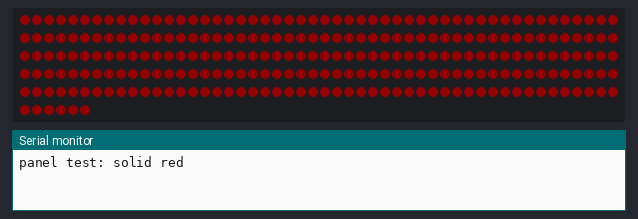
Recording of a sketch running on a simulated ESP32. Shown: 256 RGB LEDs in strip order, left to right, continuing on the next row, the last lines printed to the serial monitor. Dim RGB values are drawn brighter than linear.

Above: at 0.1 s.
At 1.1 s:
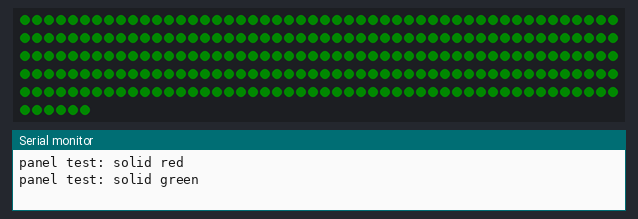
At 2.1 s:
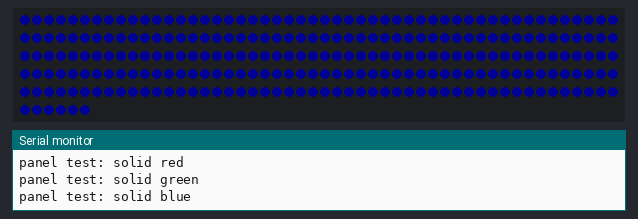

The sketch:

totem_panel_test.ino
```cpp
// Totem one-panel wiring test.
//
// Lights a single 16x16 WS2812B panel wired to the HUB75 header's R1 pin, so
// the wiring can be checked before the real totem sketch (Bluetooth, Whoop,
// secrets.h) is involved. Standalone: needs only FastLED.
//
// What you should see, on a loop:
//   1. The whole panel red, then green, then blue, one second each.
//      Wrong colours (red shows green) means the panel isn't GRB order.
//   2. One white dot walking through all 256 LEDs in wiring order.
//      Where it starts and whether rows zigzag sets the PANEL_* flags in
//      totem/totem_config.h.
// The serial log names each step (python3 tools/serial_monitor.py).
//
// Dim and capped at 0.5 A on purpose, so it's safe powered from a laptop's
// USB port through the board's USB-C input, with no battery.

#include <FastLED.h>

#define LED_PIN    5     // HUB75 header pin 1 (R1), same as totem/totem_config.h
#define NUM_LEDS   256   // one 16x16 panel
#define BRIGHTNESS 20    // of 255
#define MAX_MA     500

CRGB leds[NUM_LEDS];

void setup() {
  Serial.begin(115200);
  Serial.setTxTimeoutMs(0);   // don't block when nothing reads the port
  FastLED.addLeds<WS2812B, LED_PIN, GRB>(leds, NUM_LEDS);
  FastLED.setBrightness(BRIGHTNESS);
  FastLED.setMaxPowerInVoltsAndMilliamps(5, MAX_MA);
}

void loop() {
  const CRGB colors[] = {CRGB::Red, CRGB::Green, CRGB::Blue};
  const char *names[] = {"red", "green", "blue"};
  for (int k = 0; k < 3; k++) {
    Serial.printf("panel test: solid %s\n", names[k]);
    fill_solid(leds, NUM_LEDS, colors[k]);
    FastLED.show();
    delay(1000);
  }
  Serial.println("panel test: walking dot, LED 0 to 255");
  for (int i = 0; i < NUM_LEDS; i++) {
    FastLED.clear();
    leds[i] = CRGB::White;
    FastLED.show();
    if (i % 16 == 0) Serial.printf("  dot at LED %d (row %d start)\n", i, i / 16);
    delay(15);
  }
}
```

Measured:
- by itself, everything shown: repeats every 8.8 s, in 22 steps
- what the display in image 1 shows lasts 1.0 s, from 1.0 s to 2.0 s
